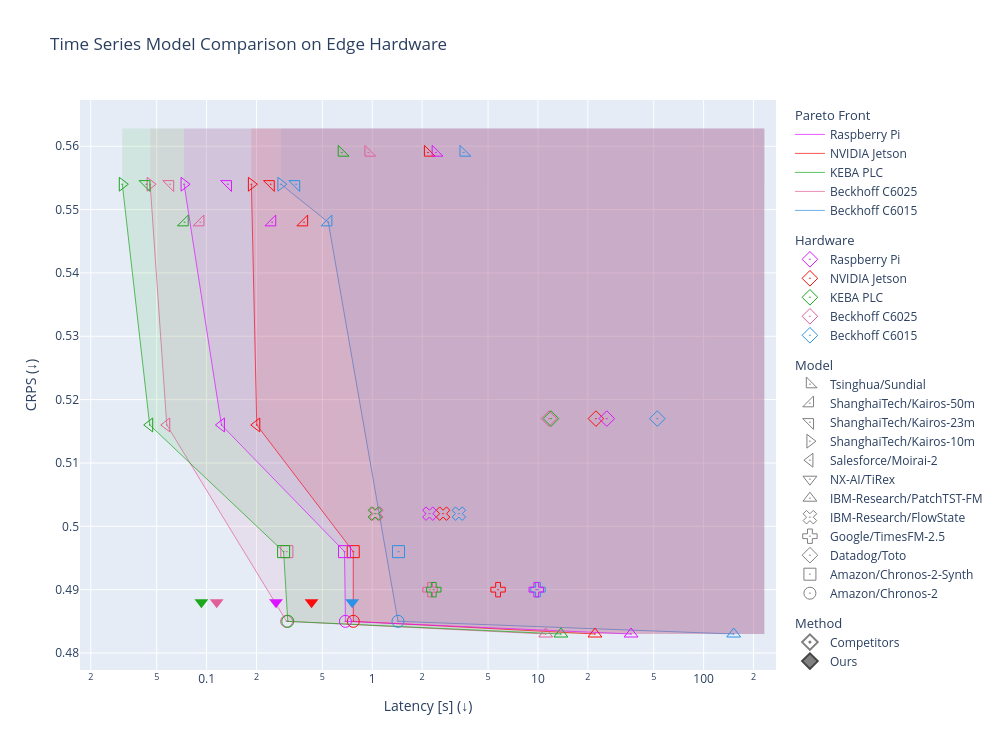

Write notebook code for a chart like this one.
### Code cell
fig = create_scatter_plot(
    df.query("is_edge_hardware").query(
        '~model_name.str.startswith("Salesforce/Moirai-1.1")'
    ),
    x="latency__mean",
    y="CRPS",
    column_color="hardware",
    column_symbol_shape="model_name",
    column_symbol_type="method",
    symbol_type_map={"Ours": "", "Competitors": "-open-dot"},
    clear_name_map=clear_name_map,
    marker_size=12,
    width=1000,
    height=750,
    log_x=True,
    column_pareto_front="hardware",
    front_exclude_column="model_name",
    front_exclude_values=["NX-AI/TiRex"],
    title="Time Series Model Comparison on Edge Hardware",
    reverse_symbol_type_order=True,
)
save_fig(fig, "pareto_all_CRPS_latency")
fig.show()

### Figure 1 — Plotly figure (JSON) as saved in the notebook; plotly's stock layout.template omitted (floating-point values rounded to 4 significant figures; data arrays with more than 128 entries replaced by an {"elided": "..."} marker saying what was removed)
{"data": [{"legendgroup": "pareto", "legendgrouptitle": {"text": "Pareto Front"}, "line": {"color": "rgba(46, 145, 229, 0.7)", "dash": "solid", "width": 1}, "mode": "lines", "name": "Beckhoff C6015", "type": "scatter", "x": [0.2809, 0.5427, 1.429, 151.8], "y": [0.554, 0.548, 0.485, 0.483]}, {"fill": "tonexty", "fillcolor": "rgba(46, 145, 229, 0.1)", "hoverinfo": "none", "line": {"width": 0}, "mode": "lines", "showlegend": false, "type": "scatter", "x": [0.2809, 232.2, 232.2], "y": [0.5628, 0.5628, 0.483]}, {"legendgroup": "pareto", "legendgrouptitle": {"text": "Pareto Front"}, "line": {"color": "rgba(225, 95, 153, 0.7)", "dash": "solid", "width": 1}, "mode": "lines", "name": "Beckhoff C6025", "type": "scatter", "x": [0.04566, 0.0575, 0.3039, 11.14], "y": [0.554, 0.516, 0.485, 0.483]}, {"fill": "tonexty", "fillcolor": "rgba(225, 95, 153, 0.1)", "hoverinfo": "none", "line": {"width": 0}, "mode": "lines", "showlegend": false, "type": "scatter", "x": [0.04566, 232.2, 232.2], "y": [0.5628, 0.5628, 0.483]}, {"legendgroup": "pareto", "legendgrouptitle": {"text": "Pareto Front"}, "line": {"color": "rgba(28, 167, 28, 0.7)", "dash": "solid", "width": 1}, "mode": "lines", "name": "KEBA PLC", "type": "scatter", "x": [0.031, 0.04535, 0.2916, 0.3091, 13.76], "y": [0.554, 0.516, 0.496, 0.485, 0.483]}, {"fill": "tonexty", "fillcolor": "rgba(28, 167, 28, 0.1)", "hoverinfo": "none", "line": {"width": 0}, "mode": "lines", "showlegend": false, "type": "scatter", "x": [0.031, 232.2, 232.2], "y": [0.5628, 0.5628, 0.483]}, {"legendgroup": "pareto", "legendgrouptitle": {"text": "Pareto Front"}, "line": {"color": "rgba(251, 13, 13, 0.7)", "dash": "solid", "width": 1}, "mode": "lines", "name": "NVIDIA Jetson", "type": "scatter", "x": [0.1864, 0.2009, 0.7676, 0.7683, 22.08], "y": [0.554, 0.516, 0.496, 0.485, 0.483]}, {"fill": "tonexty", "fillcolor": "rgba(251, 13, 13, 0.1)", "hoverinfo": "none", "line": {"width": 0}, "mode": "lines", "showlegend": false, "type": "scatter", "x": [0.1864, 232.2, 232.2], "y": [0.5628, 0.5628, 0.483]}, {"legendgroup": "pareto", "legendgrouptitle": {"text": "Pareto Front"}, "line": {"color": "rgba(218, 22, 255, 0.7)", "dash": "solid", "width": 1}, "mode": "lines", "name": "Raspberry Pi", "type": "scatter", "x": [0.07313, 0.1229, 0.6802, 0.6885, 36.47], "y": [0.554, 0.516, 0.496, 0.485, 0.483]}, {"fill": "tonexty", "fillcolor": "rgba(218, 22, 255, 0.1)", "hoverinfo": "none", "line": {"width": 0}, "mode": "lines", "showlegend": false, "type": "scatter", "x": [0.07313, 232.2, 232.2], "y": [0.5628, 0.5628, 0.483]}, {"customdata": {"elided": "59x3 str values"}, "hovertemplate": "Latency [s] (↓): %{x}<br>CRPS (↓): %{y}<br>Hardware: %{customdata[0]}<br>Model: %{customdata[1]}<br>Method: %{customdata[2]}<br><extra></extra>", "marker": {"color": ["#2E91E5", "#E15F99", "#FB0D0D", "#1CA71C", "#DA16FF", "#2E91E5", "#E15F99", "#FB0D0D", "#1CA71C", "#DA16FF", "#E15F99", "#FB0D0D", "#1CA71C", "#DA16FF", "#2E91E5", "#E15F99", "#FB0D0D", "#1CA71C", "#DA16FF", "#2E91E5", "#E15F99", "#FB0D0D", "#1CA71C", "#DA16FF", "#2E91E5", "#E15F99", "#FB0D0D", "#1CA71C", "#DA16FF", "#2E91E5", "#E15F99", "#FB0D0D", "#1CA71C", "#DA16FF", "#2E91E5", "#E15F99", "#FB0D0D", "#1CA71C", "#DA16FF", "#2E91E5", "#E15F99", "#FB0D0D", "#1CA71C", "#DA16FF", "#2E91E5", "#E15F99", "#FB0D0D", "#1CA71C", "#DA16FF", "#2E91E5", "#E15F99", "#FB0D0D", "#1CA71C", "#DA16FF", "#2E91E5", "#E15F99", "#FB0D0D", "#1CA71C", "#DA16FF"], "line": {"width": 0}, "size": 12, "symbol": ["diamond-open-dot", "diamond-open-dot", "diamond-open-dot", "diamond-open-dot", "diamond-open-dot", "triangle-down", "triangle-down", "triangle-down", "triangle-down", "triangle-down", "triangle-left-open-dot", "triangle-left-open-dot", "triangle-left-open-dot", "triangle-left-open-dot", "circle-open-dot", "circle-open-dot", "circle-open-dot", "circle-open-dot", "circle-open-dot", "square-open-dot", "square-open-dot", "square-open-dot", "square-open-dot", "square-open-dot", "cross-open-dot", "cross-open-dot", "cross-open-dot", "cross-open-dot", "cross-open-dot", "x-open-dot", "x-open-dot", "x-open-dot", "x-open-dot", "x-open-dot", "triangle-up-open-dot", "triangle-up-open-dot", "triangle-up-open-dot", "triangle-up-open-dot", "triangle-up-open-dot", "triangle-right-open-dot", "triangle-right-open-dot", "triangle-right-open-dot", "triangle-right-open-dot", "triangle-right-open-dot", "triangle-ne-open-dot", "triangle-ne-open-dot", "triangle-ne-open-dot", "triangle-ne-open-dot", "triangle-ne-open-dot", "triangle-se-open-dot", "triangle-se-open-dot", "triangle-se-open-dot", "triangle-se-open-dot", "triangle-se-open-dot", "triangle-sw-open-dot", "triangle-sw-open-dot", "triangle-sw-open-dot", "triangle-sw-open-dot", "triangle-sw-open-dot"]}, "mode": "markers", "showlegend": false, "textposition": "top center", "type": "scatter", "x": [52.53, 11.66, 22.38, 11.99, 26.02, 0.7566, 0.1151, 0.43, 0.09307, 0.2624, 0.0575, 0.2009, 0.04535, 0.1229, 1.429, 0.3039, 0.7683, 0.3091, 0.6885, 1.44, 0.3052, 0.7676, 0.2916, 0.6802, 10.0, 2.233, 5.744, 2.351, 9.766, 3.333, 1.059, 2.676, 1.038, 2.212, 151.8, 11.14, 22.08, 13.76, 36.47, 0.2809, 0.04566, 0.1864, 0.031, 0.07313, 0.3468, 0.06021, 0.2437, 0.04329, 0.1344, 0.5427, 0.09165, 0.3874, 0.0737, 0.2487, 3.557, 0.9489, 2.17, 0.655, 2.417], "y": [0.517, 0.517, 0.517, 0.517, 0.517, 0.488, 0.488, 0.488, 0.488, 0.488, 0.516, 0.516, 0.516, 0.516, 0.485, 0.485, 0.485, 0.485, 0.485, 0.496, 0.496, 0.496, 0.496, 0.496, 0.49, 0.49, 0.49, 0.49, 0.49, 0.502, 0.502, 0.502, 0.502, 0.502, 0.483, 0.483, 0.483, 0.483, 0.483, 0.554, 0.554, 0.554, 0.554, 0.554, 0.554, 0.554, 0.554, 0.554, 0.554, 0.548, 0.548, 0.548, 0.548, 0.548, 0.559, 0.559, 0.559, 0.559, 0.559]}, {"legendgroup": "Hardware", "legendgrouptitle": {"text": "Hardware"}, "marker": {"color": "#2E91E5", "line": {"width": 0}, "size": 12, "symbol": "diamond-open-dot"}, "mode": "markers", "name": "Beckhoff C6015", "type": "scatter", "x": [null], "y": [null]}, {"legendgroup": "Hardware", "legendgrouptitle": {"text": "Hardware"}, "marker": {"color": "#E15F99", "line": {"width": 0}, "size": 12, "symbol": "diamond-open-dot"}, "mode": "markers", "name": "Beckhoff C6025", "type": "scatter", "x": [null], "y": [null]}, {"legendgroup": "Hardware", "legendgrouptitle": {"text": "Hardware"}, "marker": {"color": "#1CA71C", "line": {"width": 0}, "size": 12, "symbol": "diamond-open-dot"}, "mode": "markers", "name": "KEBA PLC", "type": "scatter", "x": [null], "y": [null]}, {"legendgroup": "Hardware", "legendgrouptitle": {"text": "Hardware"}, "marker": {"color": "#FB0D0D", "line": {"width": 0}, "size": 12, "symbol": "diamond-open-dot"}, "mode": "markers", "name": "NVIDIA Jetson", "type": "scatter", "x": [null], "y": [null]}, {"legendgroup": "Hardware", "legendgrouptitle": {"text": "Hardware"}, "marker": {"color": "#DA16FF", "line": {"width": 0}, "size": 12, "symbol": "diamond-open-dot"}, "mode": "markers", "name": "Raspberry Pi", "type": "scatter", "x": [null], "y": [null]}, {"legendgroup": "Model", "legendgrouptitle": {"text": "Model"}, "marker": {"color": "gray", "line": {"width": 0}, "size": 12, "symbol": "circle-open-dot"}, "mode": "markers", "name": "Amazon/Chronos-2", "type": "scatter", "x": [null], "y": [null]}, {"legendgroup": "Model", "legendgrouptitle": {"text": "Model"}, "marker": {"color": "gray", "line": {"width": 0}, "size": 12, "symbol": "square-open-dot"}, "mode": "markers", "name": "Amazon/Chronos-2-Synth", "type": "scatter", "x": [null], "y": [null]}, {"legendgroup": "Model", "legendgrouptitle": {"text": "Model"}, "marker": {"color": "gray", "line": {"width": 0}, "size": 12, "symbol": "diamond-open-dot"}, "mode": "markers", "name": "Datadog/Toto", "type": "scatter", "x": [null], "y": [null]}, {"legendgroup": "Model", "legendgrouptitle": {"text": "Model"}, "marker": {"color": "gray", "line": {"width": 0}, "size": 12, "symbol": "cross-open-dot"}, "mode": "markers", "name": "Google/TimesFM-2.5", "type": "scatter", "x": [null], "y": [null]}, {"legendgroup": "Model", "legendgrouptitle": {"text": "Model"}, "marker": {"color": "gray", "line": {"width": 0}, "size": 12, "symbol": "x-open-dot"}, "mode": "markers", "name": "IBM-Research/FlowState", "type": "scatter", "x": [null], "y": [null]}, {"legendgroup": "Model", "legendgrouptitle": {"text": "Model"}, "marker": {"color": "gray", "line": {"width": 0}, "size": 12, "symbol": "triangle-up-open-dot"}, "mode": "markers", "name": "IBM-Research/PatchTST-FM", "type": "scatter", "x": [null], "y": [null]}, {"legendgroup": "Model", "legendgrouptitle": {"text": "Model"}, "marker": {"color": "gray", "line": {"width": 0}, "size": 12, "symbol": "triangle-down-open-dot"}, "mode": "markers", "name": "NX-AI/TiRex", "type": "scatter", "x": [null], "y": [null]}, {"legendgroup": "Model", "legendgrouptitle": {"text": "Model"}, "marker": {"color": "gray", "line": {"width": 0}, "size": 12, "symbol": "triangle-left-open-dot"}, "mode": "markers", "name": "Salesforce/Moirai-2", "type": "scatter", "x": [null], "y": [null]}, {"legendgroup": "Model", "legendgrouptitle": {"text": "Model"}, "marker": {"color": "gray", "line": {"width": 0}, "size": 12, "symbol": "triangle-right-open-dot"}, "mode": "markers", "name": "ShanghaiTech/Kairos-10m", "type": "scatter", "x": [null], "y": [null]}, {"legendgroup": "Model", "legendgrouptitle": {"text": "Model"}, "marker": {"color": "gray", "line": {"width": 0}, "size": 12, "symbol": "triangle-ne-open-dot"}, "mode": "markers", "name": "ShanghaiTech/Kairos-23m", "type": "scatter", "x": [null], "y": [null]}, {"legendgroup": "Model", "legendgrouptitle": {"text": "Model"}, "marker": {"color": "gray", "line": {"width": 0}, "size": 12, "symbol": "triangle-se-open-dot"}, "mode": "markers", "name": "ShanghaiTech/Kairos-50m", "type": "scatter", "x": [null], "y": [null]}, {"legendgroup": "Model", "legendgrouptitle": {"text": "Model"}, "marker": {"color": "gray", "line": {"width": 0}, "size": 12, "symbol": "triangle-sw-open-dot"}, "mode": "markers", "name": "Tsinghua/Sundial", "type": "scatter", "x": [null], "y": [null]}, {"legendgroup": "Method", "legendgrouptitle": {"text": "Method"}, "marker": {"color": "gray", "line": {"width": 2}, "size": 12, "symbol": "diamond"}, "mode": "markers", "name": "Ours", "type": "scatter", "x": [null], "y": [null]}, {"legendgroup": "Method", "legendgrouptitle": {"text": "Method"}, "marker": {"color": "gray", "line": {"width": 2}, "size": 12, "symbol": "diamond-open-dot"}, "mode": "markers", "name": "Competitors", "type": "scatter", "x": [null], "y": [null]}], "layout": {"height": 750, "title": {"text": "Time Series Model Comparison on Edge Hardware"}, "width": 1000, "xaxis": {"autorange": true, "range": [0.02027, 232.2], "title": {"text": "Latency [s] (↓)"}, "type": "log"}, "yaxis": {"autorange": true, "range": [0.4792, 0.5628], "title": {"text": "CRPS (↓)"}}}}
